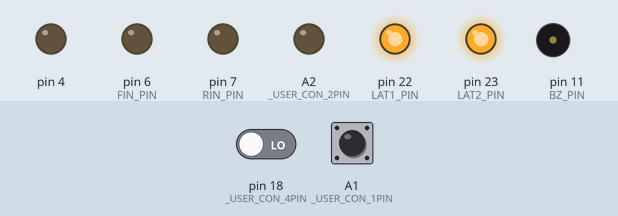
This sketch was run on a simulated Arduino Leonardo, built with avr-gcc and run on an emulated ATmega32U4. On the bench: output pins drawn as LEDs (lit = HIGH), buzzer (waves = sounding). Inputs (shaded band) come from the test bench; at power-on: A1 (_USER_CON_1PIN) LOW, pin 18 (_USER_CON_4PIN) LOW.

Above: at 1.2 s.
1.3 s: A1 (_USER_CON_1PIN) pulsed HIGH 2 times (0.12 s each, 0.3 s apart)
At 3.5 s:
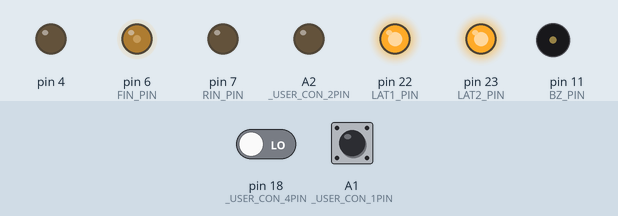
At 4.6 s:
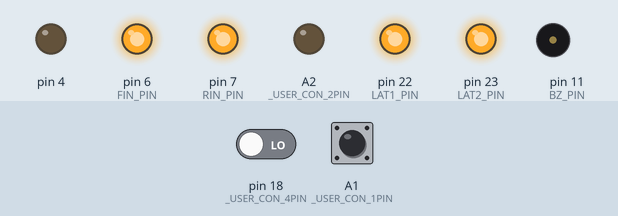
Timing chart, 0 to 14.6 s (numbered marks = the images above; inputs shaded):
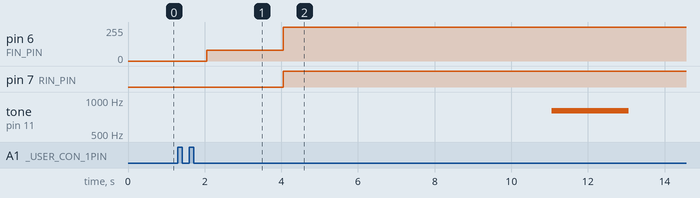

The sketch:

kadai1.ino
```cpp
// 26:36

#define USE_TIMER3_ISR
#include "mono_con.h"

const int blank = 0x00;
const int segParam1[4] = { 0x01, 0x06, 0x08, 0x30 };
const int segParam2[4] = { 0x01, 0x30, 0x08, 0x06 };
const int ledParam[3] = { B001, B101, B010 };

int sw, tsw;
int presw;
bool swps = false;
int phase = 1;
int cnt = 0, ph = 0;

word in, tc;

typedef enum {
	WAIT,
	MOVE_OFF,
	MOVE_ON
} Status;
Status st = WAIT;

void DMcw(int speed) {
	analogWrite(FIN_PIN, speed);
	digitalWrite(RIN_PIN, LOW);
}

void DMccw(int speed) {
	digitalWrite(FIN_PIN, LOW);
	analogWrite(RIN_PIN, speed);
}

void DMstop() {
	digitalWrite(FIN_PIN, HIGH);
	digitalWrite(RIN_PIN, HIGH);
}

ISR(TIMER3_COMPA_vect) {
	if (in++ > 5) {
		in = 0;

		sw = digitalRead(_USER_CON_5PIN);
		tsw = digitalRead(_USER_CON_4PIN);

		if (st == WAIT && sw == LOW && presw == HIGH) swps = true;

		presw = sw;
	}
	tc++;
}

void setup() {
	config_init();
	serial_init();
}

void loop() {
	switch (st) {
	case WAIT:
		if (swps) {
			swps = false;
			st = (tsw ? MOVE_ON : MOVE_OFF);
			phase = 1;
			cnt = 0;
			if (st == MOVE_ON) tc = 201;
			else tc = 21;
		}

		break;
	case MOVE_OFF:
		if (phase == 1) {
			if (cnt <= 30) {
				if (tc > 20) {
					tc = 0;
					lm.color.SM = stepm_init(ph);
					led_stepmotor(lm.b8);
					if (++ph > 3) ph = 0;
					cnt++;
				}
			} else {
				lm.color.SM = stepm_init(4);
				led_stepmotor(lm.b8);
				phase = 2;
				tc = 0;
				DMcw(80);
			}
		} else if (phase == 2) {
			if (tc > 2000) {
				DMstop();
				phase = 3;
				tc = 1001;
				cnt = 0;
			}
		} else if (phase == 3) {
			if (cnt <= 4) {
				if (tc > 1000) {
					tc = 0;
					disp(0x00, segParam1[cnt]);
					cnt++;
				}
			} else {
				disp(blank, blank);
				tc = 1001;
				cnt = 0;
				phase = 4;
			}
		} else if (phase == 4) {
			if (cnt <= 3) {
				if (tc > 1000) {
					tc = 0;
					lm.color.GBR = ledParam[cnt];
					led_stepmotor(lm.b8);
					cnt++;
				}
			} else {
				lm.color.GBR = B000;
				led_stepmotor(lm.b8);
				tc = 0;
				phase = 5;
				tone(BZ_PIN, 800);
			}
		} else if (phase == 5) {
			if (tc > 2000) {
				noTone(BZ_PIN);
				st = WAIT;
			}
		}

		break;
	case MOVE_ON:
		if (phase == 1) {
			if (cnt <= 10) {
				if (tc > 200) {
					tc = 0;
					if (cnt % 2) tone(BZ_PIN, 1500);
					else noTone(BZ_PIN);
					cnt++;
				}
			} else {
				tc = 0;
				lm.color.GBR = B111;
				led_stepmotor(lm.b8);
				phase = 2;
			}
		} else if (phase == 2) {
			if (tc > 3000) {
				lm.color.GBR = B000;
				led_stepmotor(lm.b8);
				phase = 3;
				cnt = 0;
				tc = 1001;
			}
		} else if (phase == 3) {
			if (cnt <= 4) {
				if (tc > 1000) {
					tc = 0;
					disp(0x00, segParam2[cnt]);
					cnt++;
				}
			} else {
				disp(blank, blank);
				tc = 0;
				DMccw(180);
				phase = 4;
			}
		} else if (phase == 4) {
			if (tc > 3000) {
				DMstop();
				cnt = 0;
				tc = 21;
				phase = 5;
			}
		} else if (phase == 5) {
			if (cnt <= 60) {
				if (tc > 20) {
					tc = 0;
					lm.color.SM = stepm_init(ph);
					led_stepmotor(lm.b8);
					if (--ph < 0) ph = 3;
					cnt++;
				}
			} else {
				lm.color.SM = stepm_init(4);
				led_stepmotor(lm.b8);
				st = WAIT;
			}
		}

		break;
	}
}
```

mono_con.h
```cpp
//===================================================================================================================
//
//  高校生ものづくりコンテスト2026岡山県大会用 ArduinoShield
//
//    出力回路: 百エディケーション製
//    https://hyakuedu.wordpress.com/
//
//    CPU Board: Arduino MEGA 2560 R3
//                                     2026/01/08 OKAKO
//
//===================================================================================================================
#ifndef _MONO_CON_2026_H
#define _MONO_CON_2026_H

//--- Arduino  ATmega2560 Input
#define _USER_CON_1PIN A1
#define _USER_CON_2PIN A2
#define _USER_CON_3PIN 17
#define _USER_CON_4PIN 18
#define _USER_CON_5PIN 19
#define _USER_CON_6PIN 40
#define _USER_CON_7PIN 42
#define _USER_CON_8PIN 20 //GND

//--- OKAKO_Shield_CN2
#define BOARD_SW_PIN 26
#define BZ_PIN 11
#define FIN_PIN 6
#define RIN_PIN 7
#define LAT2_PIN 23
#define LAT1_PIN 22
#define SCK_PIN 24
#define SDI_PIN 25

//--- セグメントLED 0-9,blank
int num[11] = { 0x3f, 0x06, 0x5b, 0x4f, 0x66,  //0, 1, 2, 3, 4
                0x6d, 0x7d, 0x27, 0x7f, 0x6f,  //5, 6, 7, 8, 9
                0x00 };                        //blank

//--- レジスタ初期設定
void config_init(void) {
  pinMode(_USER_CON_1PIN, INPUT);
  pinMode(_USER_CON_2PIN, INPUT);
  pinMode(_USER_CON_3PIN, INPUT);
  pinMode(_USER_CON_4PIN, INPUT);
  pinMode(_USER_CON_5PIN, INPUT);
  pinMode(_USER_CON_6PIN, INPUT);
  pinMode(_USER_CON_7PIN, INPUT);

  pinMode(_USER_CON_8PIN, OUTPUT);
  digitalWrite(_USER_CON_8PIN, LOW); //IN_D4をGND設定

  pinMode(BOARD_SW_PIN, INPUT);
  pinMode(BZ_PIN, OUTPUT);
  pinMode(RIN_PIN, OUTPUT);
  pinMode(FIN_PIN, OUTPUT);
  pinMode(LAT1_PIN, OUTPUT);
  pinMode(LAT2_PIN, OUTPUT);
  pinMode(SCK_PIN, OUTPUT);
  pinMode(SDI_PIN, OUTPUT);

  ////////// DCモータ制御用PWM信号生成用のタイマ(Timer4)の周波数を31.37KHzに変更 //////////
  TCCR4B = (TCCR4B & 0b11111000) | 0x01;

#ifdef USE_TIMER3_ISR
  ////////// 1ms割り込み用のタイマ(Timer3)の初期化 //////////
  TCCR3A = 0;
  TCCR3B = 0x0b;
  // OCR3A = 124;
  OCR3A = 249;
  TIMSK3 = 2;
#endif
}

//--- 構造体宣言bitset
struct bitset {
  int SDI : 1;   // bit0 シリアルデータ
  int SCK : 1;   // bit1 シリアルクロック
  int LAT1 : 1;  // bit2 7seg LED 系ラッチ
  int LAT2 : 1;  // bit3 フルカラーLED,step モータ系ラッチ
  int DCM : 2;   // bit4,5 DC モータの動作モード
  int BZ : 1;    // bit6 圧電スピーカ
  int TSW : 1;   // bit7 タクトスイッチ入力
};
struct bitset RC;  // 構造体変数

//--- 共用体宣言lm (LED & step Motor)
union {
  struct
  {               //--- 構造体宣言，bit というグループ名
    int SM : 4;   // bit0 ～ bit3 ステッピングモータ励磁信号
    int R : 1;    // bit4 フルカラーLED，赤色
    int B : 1;    // bit5 フルカラーLED，青色
    int G : 1;    // bit6 フルカラーLED，緑色
    int res : 1;  // bit7 未使用
  } bit;          // bit アクセス名
  struct
  {
    int SM : 4;
    int GBR : 3;  // フルカラーLED, カラーコードを3bitで指定
    int res : 1;
  } color;  // GBRを3ビットアクセス名
  int b8;   // byte アクセス名
} lm;       // 共用体変数名

//--- U1,U2,U3初期化
void serial_init(void) {
  //U1
  digitalWrite(LAT1_PIN, LOW);
  shiftOut(SDI_PIN, SCK_PIN, MSBFIRST, 0x00);
  digitalWrite(LAT1_PIN, HIGH);

  //U2
  digitalWrite(LAT1_PIN, LOW);
  shiftOut(SDI_PIN, SCK_PIN, MSBFIRST, 0x00);
  digitalWrite(LAT1_PIN, HIGH);

  //u3
  digitalWrite(LAT2_PIN, LOW);
  shiftOut(SDI_PIN, SCK_PIN, MSBFIRST, 0x00);
  digitalWrite(LAT2_PIN, HIGH);
}

//--- 2桁7セグメントLEDの表示関数
int disp(char leftPat, char rightPat) {
  digitalWrite(LAT1_PIN, LOW);
  shiftOut(SDI_PIN, SCK_PIN, MSBFIRST, leftPat);
  digitalWrite(LAT1_PIN, HIGH);

  digitalWrite(LAT1_PIN, LOW);
  shiftOut(SDI_PIN, SCK_PIN, MSBFIRST, rightPat);
  digitalWrite(LAT1_PIN, HIGH);
}

//--- ステッピングモータの初期設定関数
int stepm_init(int n) {
  int spm[5] = { 0x9,     // A
                 0xc,     // B
                 0x6,     // nA
                 0x3,     // nB
                 0x00 };  // Stop

  return spm[n];
}

//--- フルカラーLEDとステッピングモータの動作制御関数
int led_stepmotor(char n) {
  digitalWrite(LAT2_PIN, LOW);
  shiftOut(SDI_PIN, SCK_PIN, MSBFIRST, n);
  digitalWrite(LAT2_PIN, HIGH);
}

#endif
```

Measured:
- after the input at 1.3 s, pin 6 (FIN_PIN): 0/255 → 80/255 after 0.75 s, → 255/255 2.0 s later; pin 7 (RIN_PIN): LOW → HIGH after 2.8 s; tone on pin 11 (BZ_PIN): silent → 800 Hz after 9.8 s, → silent 2.0 s later
